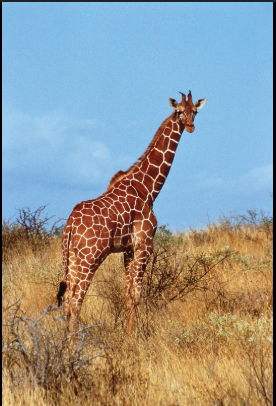
#> input picture EDGE_DETECTION/bgr_image.png, 276 x 406 px
$ jupyter execute edge_detection.ipynb   (older library calls are emulated)
#> lines starting #> are read from the running program, lines starting #| are printed output that depends on the picture
[cell 1]
import cv2
import matplotlib.pyplot as plt

[cell 2]
image = cv2.imread("./bgr_image.png")
#> image is the input picture: shape (406, 276, 3); mean B, G, R 148.6, 151.3, 147
rgb_image = cv2.cvtColor(image,cv2.COLOR_BGR2RGB)
grey_image = rgb_image = cv2.cvtColor(image,cv2.COLOR_BGR2GRAY)
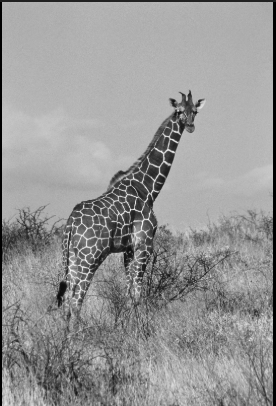
#> grey_image: shape (406, 276); min 0, max 245, mean 149.7

[cell 3]
# Sobel edge detector

sobel_x = cv2.Sobel(grey_image,cv2.CV_64F,1,0,ksize=3)
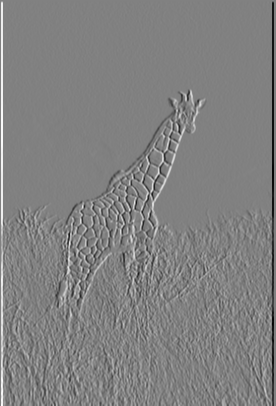
#> sobel_x: shape (406, 276) float64; min -825, max 804, mean 0; drawn with min black and max white
sobel_y = cv2.Sobel(grey_image,cv2.CV_64F,1,0,ksize=3)

sobel_combined = cv2.magnitude(sobel_x,sobel_y)
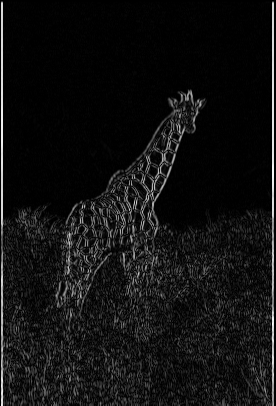
#> sobel_combined: shape (406, 276) float64; min 0, max 1166.7, mean 82; drawn with min black and max white

[cell 4]
# Laplacian edge detector

laplacian = cv2.Laplacian(grey_image,cv2.CV_64F,ksize=3)
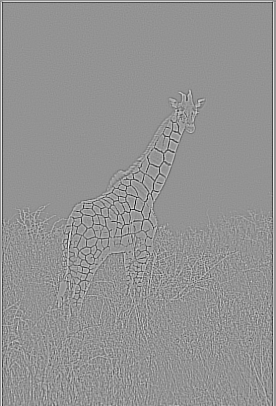
#> laplacian: shape (406, 276) float64; min -1314, max 960, mean 0; drawn with min black and max white
laplacian_abs = cv2.convertScaleAbs(laplacian)
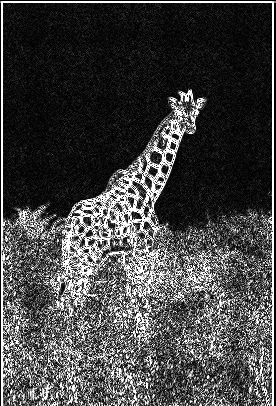
#> laplacian_abs: shape (406, 276); min 0, max 255, mean 68.4

[cell 5]
# Canny edge detection
canny_edge = cv2.Canny(grey_image,180,200)
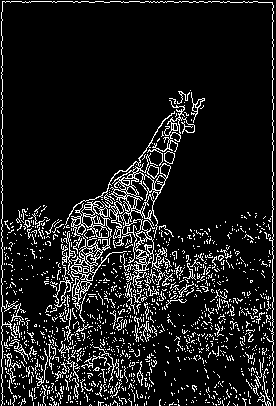
#> canny_edge: shape (406, 276); 10.9% white in thin lines or dots

[cell 6]
titles = ["Original","Sobel","Laplacian all","Laplacian","Canny"]
images = [grey_image,sobel_combined,laplacian,laplacian_abs,canny_edge]

plt.figure(figsize=(20,16))
for i in range(len(titles)):
  plt.subplot(3,2,i+1)
  plt.imshow(images[i],cmap="grey")
  plt.title(titles[i])
  plt.axis("off")

plt.show()
